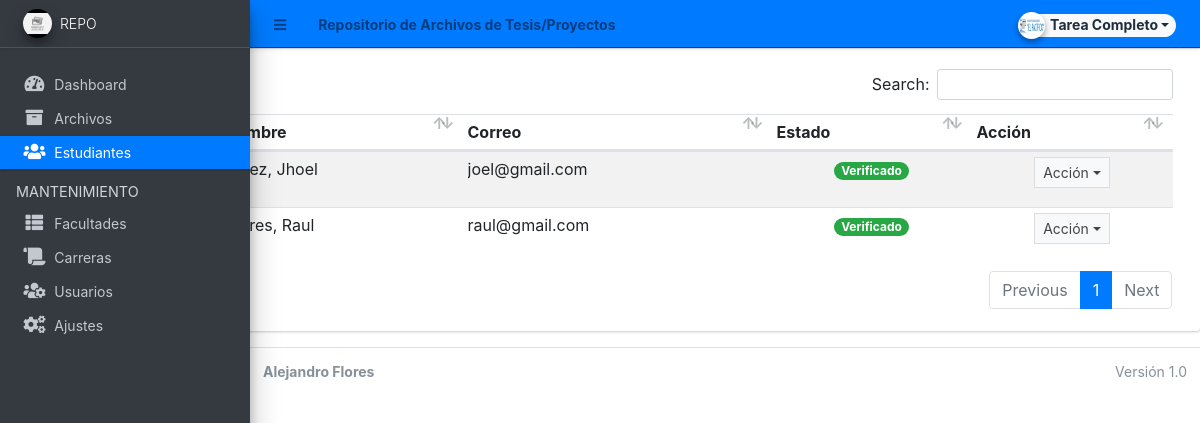
Page /admin/?page=students (signed in) on the committed database.
### tables this page shows
CREATE TABLE `student_list` (
  `id` int(30) NOT NULL,
  `firstname` text NOT NULL,
  `middlename` text NOT NULL,
  `lastname` text NOT NULL,
  `department_id` int(30) NOT NULL,
  `curriculum_id` int(30) NOT NULL,
  `email` varchar(60) NOT NULL,
  `password` text NOT NULL,
  `gender` varchar(50) NOT NULL,
  `status` tinyint(4) NOT NULL DEFAULT '0',
  `avatar` text NOT NULL,
  `date_created` datetime NOT NULL DEFAULT CURRENT_TIMESTAMP,
  `date_updated` datetime DEFAULT NULL ON UPDATE CURRENT_TIMESTAMP
);

### admin/students/index.php (the view, shortened to what this page needs)
<!DOCTYPE html>
<html lang="es">
<head>
</head>
<body>
    <div class="card card-outline card-primary">
        <div class="card-header">
            <h3 class="card-title">Lista de estudiantes</h3>
        </div>
        <div class="card-body">
            <div class="container-fluid">
                <table class="table table-hover table-striped">
                    <thead>
                        <tr>
                            <th>#</th>
                            <th>Avatar</th>
                            <th>Nombre</th>
                            <th>Correo</th>
                            <th>Estado</th>
                            <th>Acción</th>
                        </tr>
                    </thead>
                    <tbody>
                        <?php
                            $i = 1;
                            $qry = $conn->query("SELECT *, CONCAT(lastname, ', ', firstname, ' ', middlename) as name FROM `student_list` ORDER BY CONCAT(lastname, ', ', firstname, ' ', middlename) ASC");
                            while($row = $qry->fetch_assoc()):
                        ?>
                            <tr>
                                <td class="text-center"><?= $i++; ?></td>
                                <td class="text-center"><img src="<?= validate_image($row['avatar']) ?>" class="img-avatar img-thumbnail p-0 border-2" alt="user_avatar"></td>
                                <td><?= ucwords($row['name']) ?></td>
                                <td><p class="m-0 truncate-1"><?= $row['email'] ?></p></td>
                                <td class="text-center">
                                    <?php if($row['status'] == 1): ?>
                                        <span class="badge badge-pill badge-success">Verificado</span>
                                    <?php else: ?>
                                        <span class="badge badge-pill badge-primary">No Verificado</span>
                                    <?php endif; ?>
                                </td>
                                <td align="center">
                                    <button type="button" class="btn btn-flat btn-default btn-sm dropdown-toggle dropdown-icon" data-toggle="dropdown">
                                        Acción
                                    </button>
                                </td>
                            </tr>
                        <?php endwhile; ?>
                    </tbody>
                </table>
            </div>
        </div>
    </div>
</body>
</html>

### rows in the picture
student_list: name "Perez, Jhoel", email "joel@gmail.com", status "Verificado"
student_list: name "Torres, Raul", email "raul@gmail.com", status "Verificado"

### other values in the picture
$_settings->info('name') "Repositorio de Archivos de Tesis/Proyectos"
$_settings->info('short_name') "REPO"
